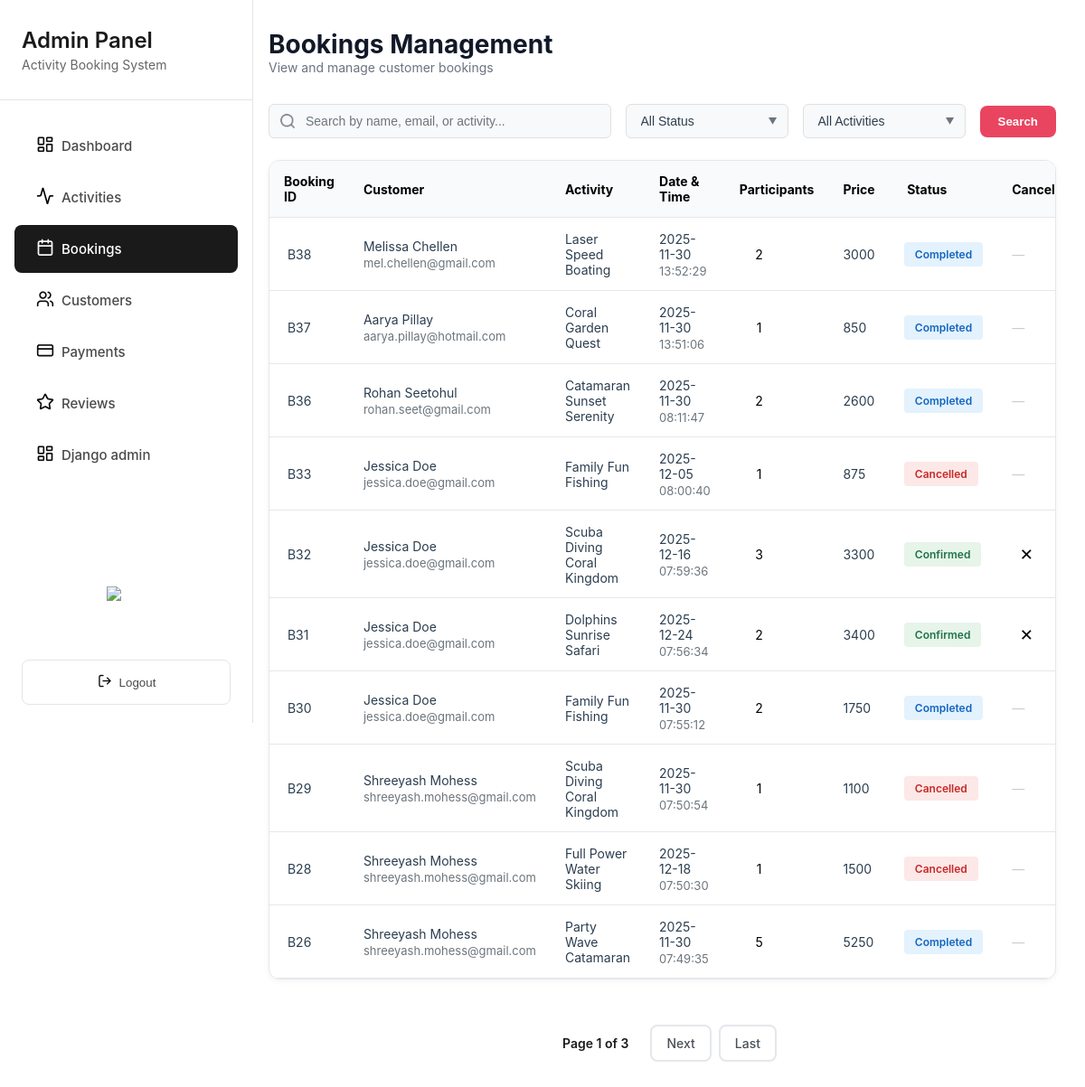
The page /grandblue/admin/bookings/ (signed in) on the database its author committed.
### merger/models.py (models this page shows, shortened)
class Booking(models.Model):
    class Status(models.TextChoices):
        CONFIRMED = "CONFIRMED", "Confirmed"
        CANCELLED = "CANCELLED", "Cancelled"
        COMPLETED = "COMPLETED", "Completed"
    customer = models.ForeignKey(User, related_name="bookings", on_delete=models.CASCADE)
    activity = models.ForeignKey(Activity, related_name="bookings", on_delete=models.CASCADE)
    date = models.DateField(help_text="Selected date for the activity")
    group_size = models.PositiveIntegerField(default=1)
    price_total = models.PositiveIntegerField(help_text="Total price (Rs)")
    status = models.CharField(max_length=12, choices=Status.choices, default=Status.CONFIRMED)
    created_at = models.DateTimeField(auto_now_add=True)
    cancelled_at = models.DateTimeField(blank=True, null=True)
    cancellation_reason = models.TextField(blank=True)
    class Meta:
        ordering = ["-created_at"]
        indexes = [
            models.Index(fields=["status"]),
            models.Index(fields=["date"]),
            models.Index(fields=["customer", "created_at"]),
        ]
        constraints = [
            models.CheckConstraint(
                check=Q(date__gt=F("created_at")),
                name="booking_date_after_creation"
            ),
        ]

class User(AbstractUser):
    email = models.EmailField(blank=True, unique=True)
    date_joined = models.DateTimeField(default=timezone.now)
    phone = models.CharField(max_length=20, blank=True)
    total_bookings = models.PositiveIntegerField(default=0)
    total_spent = models.DecimalField(max_digits=10, decimal_places=2, default=0.00)
    USERNAME_FIELD = 'email'
    REQUIRED_FIELDS = []
    class Meta:
        ordering = ['email']

class Activity(models.Model):
    ACTIVITY_TYPES = [
        ("Catamaran", "Catamaran"),
        ("Scuba diving", "Scuba diving"),
        ("Dolphin watching", "Dolphin watching"),
        ("Water ski", "Water ski"),
        ("Speed boat", "Speed boat"),
    ]
    name = models.CharField(max_length=255)
    activity_type = models.CharField(max_length=120, blank=True, choices=ACTIVITY_TYPES)
    description = models.TextField()
    base_price = models.PositiveIntegerField(help_text="Price per pax (Rs)")
    location = models.CharField(max_length=120, blank=True)
    duration = models.CharField(max_length=60, blank=True)
    max_participants = models.PositiveIntegerField()
    created_at = models.DateTimeField(auto_now_add=True)
    activity_rules = models.TextField(blank=True, help_text="One rule per line")
    safety_equipment = models.TextField(blank=True, help_text="One item per line")
    cancellation_policy = models.TextField(blank=True, help_text="One policy per line")
    map_embed_url = models.TextField(blank=True)
    map_location_description = models.TextField(blank=True)
    class Meta:
        ordering = ["name"]
        indexes = [
            models.Index(fields=["name"]),
            models.Index(fields=["activity_type"]),
            models.Index(fields=["location"]),
        ]
        verbose_name = "Activity"
        verbose_name_plural = "Activities"

### merger/shared_views.py (the view, shortened to what this page needs)
# urls.py: path('admin/bookings/', BookingsPageView.as_view(), name='bookings'),
class BookingsPageView(LoginRequiredMixin, StaffRequiredMixin, ListView):
    model = Booking
    template_name = 'admin_booking.html'
    context_object_name = 'bookings'
    paginate_by = 10
    def get_queryset(self):
        queryset = Booking.objects.select_related('customer', 'activity').order_by('-created_at')
        status = self.request.GET.get('status')
        if status and status != 'all':
            queryset = queryset.filter(status=status.upper())
        activity = self.request.GET.get('activity')
        if activity and activity != 'all':
            queryset = queryset.filter(activity__activity_type=activity)
        search = self.request.GET.get('search')
        return queryset
    def get_context_data(self, **kwargs):
        context = super().get_context_data(**kwargs)
        context['active_class'] = 'bookings'
        context['current_status'] = self.request.GET.get('status', 'all')
        context['current_activity'] = self.request.GET.get('activity', 'all')
        context['current_search'] = self.request.GET.get('search', '')
        return context

### merger/shared_views.py (called while the page is built)
    def test_func(self):
        return self.request.user.is_staff

### merger/templates/admin_booking.html (shortened to what this page needs)
{% extends 'admin_sidebar.html' %}
{% load static %}
{% block extra_css %}
<link rel="stylesheet" href="{% static 'css/admin_booking.css' %}">
{% endblock %}
{% block content %}
<div class="page-header">
    <h1 class="page-title">Bookings Management</h1>
    <p class="page-subtitle">View and manage customer bookings</p>
</div>
<form method="get" action="" id="filterForm" onsubmit="return true;">
<div class="filter-bar">
    <div class="search-box">
        <input type="text" name="search" id="searchInput" placeholder="Search by name, email, or activity..." value="{{ current_search }}">
    </div>
    <div class="filter-dropdown">
        <select class="dropdown-select" name="status" id="statusFilter" onchange="document.getElementById('filterForm').submit()">
            <option value="all" {% if current_status == 'all' %}selected{% endif %}>All Status</option>
        </select>
    </div>
    <div class="filter-dropdown">
        <select class="dropdown-select" name="activity" id="activityFilter" onchange="document.getElementById('filterForm').submit()">
            <option value="all" {% if current_activity == 'all' %}selected{% endif %}>All Activities</option>
        </select>
    </div>
    <button type="submit" class="filter-submit-btn">Search</button>
</div>
</form>
<div class="table-container">
    <table>
        <thead>
            <tr>
                <th>Booking ID</th>
                <th>Customer</th>
                <th>Activity</th>
                <th>Date & Time</th>
                <th>Participants</th>
                <th>Price</th>
                <th style="white-space: pre;"> Status</th>
                <th>Cancel</th>
            </tr>
        </thead>
        <tbody id="bookingsTable">
            {% for booking in bookings %}
            <tr data-status="{{ booking.status|lower }}" data-activity="{{ booking.activity.activity_type }}"
                data-booking-id="{{ booking.id }}"
                style="--i: {{ forloop.counter }};">
                <td class="booking-id" style="white-space: pre;"> B{{ booking.id }}</td>
                <td>
                    <div class="customer-info">
                        <span class="customer-name">{{ booking.customer.first_name }} {{ booking.customer.last_name }}</span>
                        <span class="customer-email">{{ booking.customer.email }}</span>
                    </div>
                </td>
                <td class="activity-name">{{ booking.activity.name }}</td>
                <td>
                    <div class="datetime-info">
                        <span class="date">{{ booking.date|date:"Y-m-d" }}</span>
                        <span class="time">{{ booking.created_at|date:"H:i:s" }}</span>
                    </div>
                </td>
                <td class="participants">{{ booking.group_size }}</td>
                <td class="price">{{ booking.price_total }}</td>
                <td>
                    <span class="status-badge
                                {% if booking.status == 'CONFIRMED' %}
                                confirmed
                                {% elif booking.status == 'CANCELLED' %}
                                cancelled
                                {% elif booking.status == 'COMPLETED' %}
                                completed
                                {% endif %}
                            ">
                        {{ booking.get_status_display }}
                    </span>
                </td>
                <td class="cancel-cell">
                    {% if booking.status == 'CONFIRMED' %}
                    <form method="POST" action="{% url 'cancel_booking' booking.id %}">
                        <button type="button" class="cancel-btn" title="Cancel Booking" onclick="showCancelDialog('{{ booking.id }}', this)">✕</button>
                    </form>
                    {% else %}
                    <span style="color: #ccc;">—</span>
                    {% endif %}
                </td>
            </tr>
            {% empty %}
            <tr>
                <td colspan="8" style="text-align:center;">No Bookings found.</td>
            </tr>
            {% endfor %}
        </tbody>
    </table>
</div>
{% if is_paginated %}
<div class="pagination">
  <span class="page-current">
    Page {{ page_obj.number }} of {{ page_obj.paginator.num_pages }}
  </span>
  {% if page_obj.has_next %}
    <a href="?page={{ page_obj.next_page_number }}" class="page-link">Next</a>
    <a href="?page={{ page_obj.paginator.num_pages }}" class="page-link">Last</a>
  {% endif %}
</div>
{% endif %}
{% endblock %}

### merger/static/css/dark_mode.css (style rules this page uses)
:root { --bg-primary: #ffffff; --bg-secondary: #f8f9fa; --bg-tertiary: #e9ecef; --text-primary: #000000; --text-secondary: #333333; --text-muted: #666666; --border-color: #dee2e6; --card-bg: #ffffff; --input-bg: #ffffff; --shadow-color: rgba(0, 0, 0, 0.1); }

### merger/static/css/admin_sidebar.css (style rules this page uses)
* { margin: 0; padding: 0; box-sizing: border-box; }
body { font-family: -apple-system, BlinkMacSystemFont, 'Segoe UI', Roboto, Oxygen, Ubuntu, Cantarell, sans-serif; background-color: #f5f5f5; display: flex; min-height: 100vh; }

### merger/static/css/admin_booking.css (style rules this page uses)
* { margin: 0; padding: 0; box-sizing: border-box; }
body { font-family: -apple-system, BlinkMacSystemFont, 'Segoe UI', Roboto, 'Helvetica Neue', Arial, sans-serif; background: #ffffff; color: #000000; min-height: 100vh; }
.page-header { margin-bottom: 32px; }
.page-title { font-size: 28px; font-weight: 700; color: #111827; }
.page-subtitle { font-size: 14px; color: #6b7280; }
.table-container { background: #ffffff; border: 1px solid #e5e7eb; border-radius: 12px; box-shadow: 0 2px 6px rgba(0,0,0,0.05); overflow: hidden; opacity: 0; transform: scale(0.9) translateY(20px); animation: tableAppear 0.8s ease-out forwards, tableGlow 2s ease-in-out 0.5s infinite alternate; }
table { width: 100%; border-collapse: collapse; }
thead { background: #f9fafb; }
th, td { padding: 14px 16px; text-align: left; font-size: 14px; color: #000000; border-bottom: 1px solid #e5e7eb; }
tbody tr { transition: all 0.3s ease; position: relative; }
tbody tr::before { position: absolute; left: 0; top: 0; height: 100%; width: 3px; background: #e94560; transform: scaleY(0); transform-origin: top; transition: transform 0.3s ease; }
.table-container table tr { opacity: 0; transform: translateY(15px) scale(0.97); animation: rowFadeIn 0.5s cubic-bezier(.25,1,.33,1) forwards; }
.table-container table tr:nth-child(n) { animation-delay: calc(0.08s * var(--i)); }
.filter-bar { display: flex; gap: 16px; margin-bottom: 24px; align-items: center; }
.filter-submit-btn { padding: 10px 20px; background: #e94560; color: white; border: none; border-radius: 8px; font-weight: 600; cursor: pointer; transition: all 0.3s ease; }
.search-box { position: relative; flex: 1; max-width: 500px; }
.search-box input { width: 100%; padding: 10px 16px 10px 40px; background: #f8f9fa url(" ../images/search-icon.png") no-repeat 12px center; background-size: 16px 16px; border: 1px solid #e0e0e0; border-radius: 6px; color: #2c3e50; font-size: 14px; transition: all 0.2s ease; }
.search-box input::placeholder { color: #6c757d; }
.filter-dropdown { position: relative; }
.dropdown-select { padding: 10px 36px 10px 16px; background: #f8f9fa; border: 1px solid #e0e0e0; border-radius: 6px; color: #2c3e50; font-size: 14px; cursor: pointer; appearance: none; min-width: 180px; transition: all 0.2s ease; }
.filter-dropdown::after { content: '▼'; position: absolute; right: 12px; top: 50%; transform: translateY(-50%); font-size: 10px; color: #6c757d; pointer-events: none; }
.booking-id { color: #2c3e50; }
.customer-info { display: flex; flex-direction: column; gap: 2px; }
.customer-name { color: #2c3e50; }
.customer-email { font-size: 13px; color: #6c757d; }
.activity-name { color: #2c3e50; }
.datetime-info { display: flex; flex-direction: column; gap: 2px; }
.date { color: #2c3e50; }
.time { font-size: 13px; color: #6c757d; }
.participants { padding-right: 55px; text-align: center; }
.price { color: #2c3e50; }
.status-badge { display: inline-block; padding: 6px 12px; border-radius: 4px; font-size: 12px; font-weight: 600; text-transform: capitalize; }
.status-badge.confirmed { background: #E6F4EA; color: #20744A; }
.status-badge.cancelled { background: #FCE8E6; color: #C62828; }
.status-badge.completed { background: #E3F2FD; color: #1565C0; }
.cancel-btn { background: transparent; border: none; font-size: 18px; cursor: pointer; width: 32px; height: 32px; display: flex; align-items: center; justify-content: center; border-radius: 4px; transition: all 0.2s ease; }
.pagination { display: flex; justify-content: center; align-items: center; gap: 8px; margin-top: 30px; padding: 20px 0; }
.page-link { padding: 10px 16px; border: 2px solid #e5e7eb; border-radius: 8px; background: white; color: #495057; text-decoration: none; font-weight: 500; font-size: 14px; transition: all 0.3s ease; cursor: pointer; min-width: 45px; text-align: center; }
.page-current { padding: 10px 16px; font-weight: 600; color: #1a1a1a; font-size: 14px; }

### rows shown on the page
Booking: id "38", customer.first_name "Melissa", customer.last_name "Chellen", customer.email "mel.chellen@gmail.com", activity.name "Laser Speed Boating", date "2025-11-30", created_at "13:52:29", group_size "2", price_total "3000", status "Completed"
Booking: id "37", customer.first_name "Aarya", customer.last_name "Pillay", customer.email "aarya.pillay@hotmail.com", activity.name "Coral Garden Quest", date "2025-11-30", created_at "13:51:06", group_size "1", price_total "850", status "Completed"
Booking: id "36", customer.first_name "Rohan", customer.last_name "Seetohul", customer.email "rohan.seet@gmail.com", activity.name "Catamaran Sunset Serenity", date "2025-11-30", created_at "08:11:47", group_size "2", price_total "2600", status "Completed"
Booking: id "33", customer.first_name "Jessica", customer.last_name "Doe", customer.email "jessica.doe@gmail.com", activity.name "Family Fun Fishing", date "2025-12-05", created_at "08:00:40", group_size "1", price_total "875", status "Cancelled"
Booking: id "32", customer.first_name "Jessica", customer.last_name "Doe", customer.email "jessica.doe@gmail.com", activity.name "Scuba Diving Coral Kingdom", date "2025-12-16", created_at "07:59:36", group_size "3", price_total "3300", status "Confirmed"
Booking: id "31", customer.first_name "Jessica", customer.last_name "Doe", customer.email "jessica.doe@gmail.com", activity.name "Dolphins Sunrise Safari", date "2025-12-24", created_at "07:56:34", group_size "2", price_total "3400", status "Confirmed"
Booking: id "30", customer.first_name "Jessica", customer.last_name "Doe", customer.email "jessica.doe@gmail.com", activity.name "Family Fun Fishing", date "2025-11-30", created_at "07:55:12", group_size "2", price_total "1750", status "Completed"
Booking: id "29", customer.first_name "Shreeyash", customer.last_name "Mohess", customer.email "shreeyash.mohess@gmail.com", activity.name "Scuba Diving Coral Kingdom", date "2025-11-30", created_at "07:50:54", group_size "1", price_total "1100", status "Cancelled"
Booking: id "28", customer.first_name "Shreeyash", customer.last_name "Mohess", customer.email "shreeyash.mohess@gmail.com", activity.name "Full Power Water Skiing", date "2025-12-18", created_at "07:50:30", group_size "1", price_total "1500", status "Cancelled"
Booking: id "26", customer.first_name "Shreeyash", customer.last_name "Mohess", customer.email "shreeyash.mohess@gmail.com", activity.name "Party Wave Catamaran", date "2025-11-30", created_at "07:49:35", group_size "5", price_total "5250", status "Completed"

### other values the page prints
{{ page_obj.number }} "1"
{{ page_obj.paginator.num_pages }} "3"
